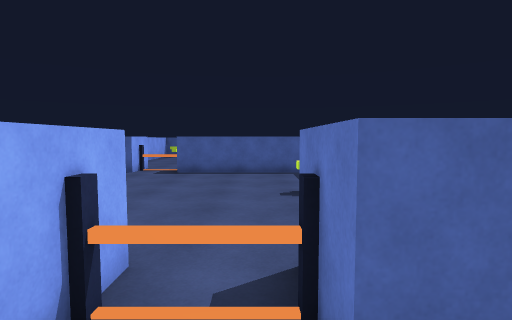
[1] (above)

21 first-person views from a walk through a scene from a Unity 3-D project. The camera is 1.5 m above the floor, tilts 4° down and sees 80° across. The floor is counted in squares, 1 m on a side. Each view is taken from the middle of a square. On the plan, view 1 faces up. The plan holds only what a view shows up to about 15 squares ahead; the rest is blank. The place goes on beyond the plan. The player character is not drawn.

[2]
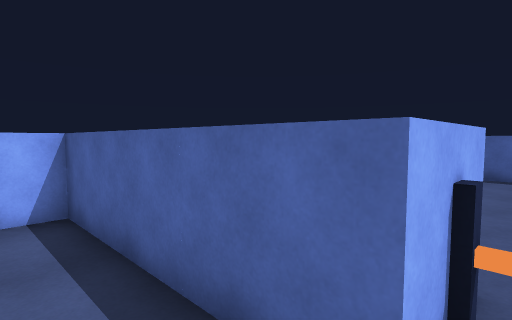

[3]
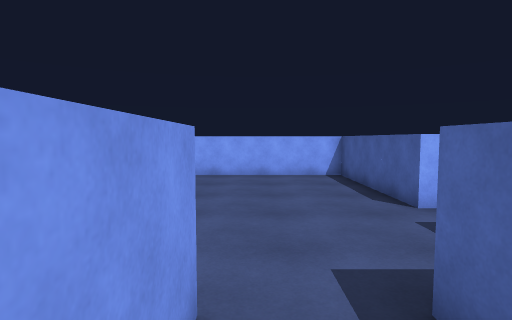

[4]
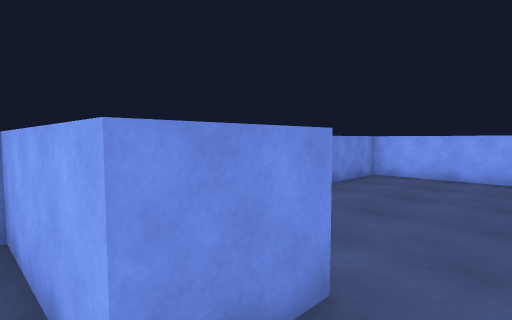

[5]
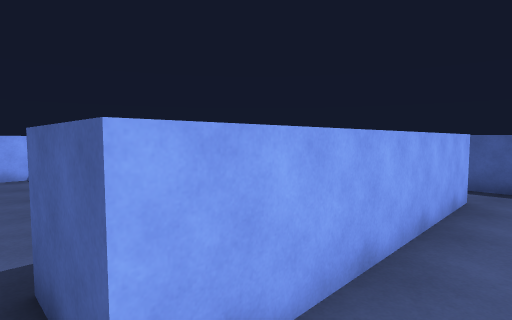

[6]
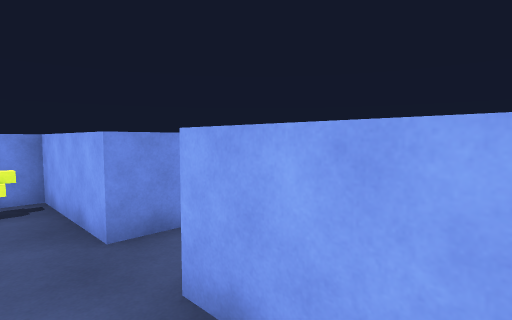

[7]
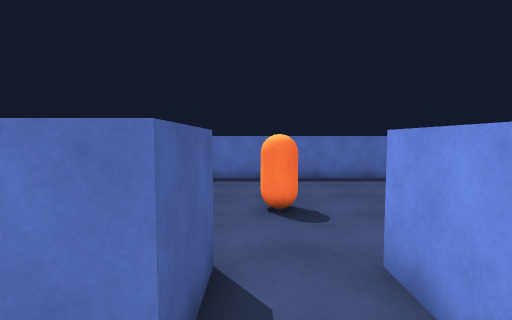

[8]
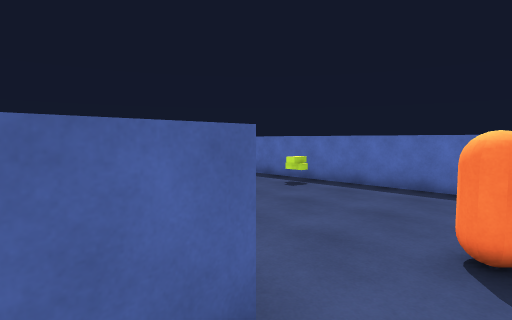

[9]
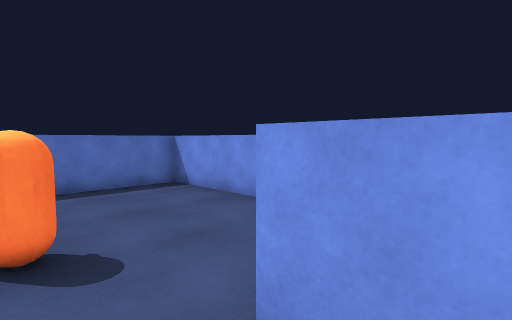

[10]
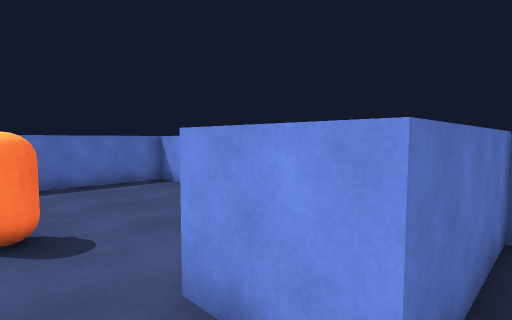

[11]
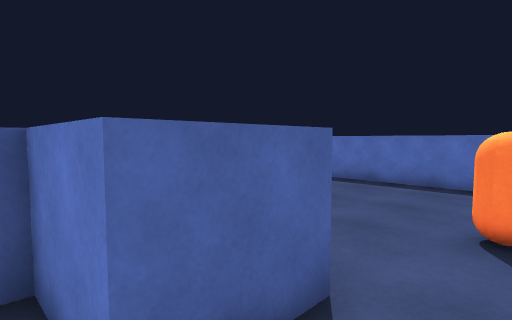

[12]
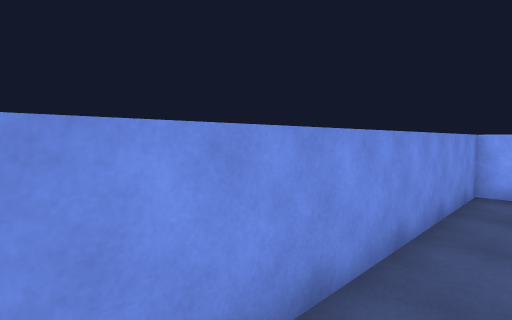

[13]
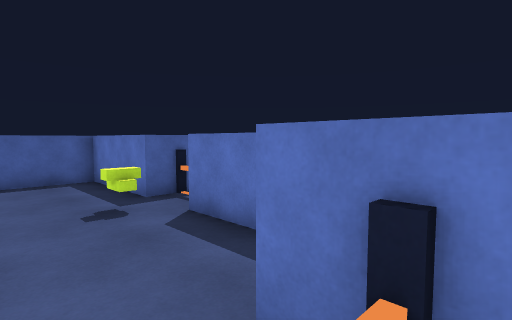

[14]
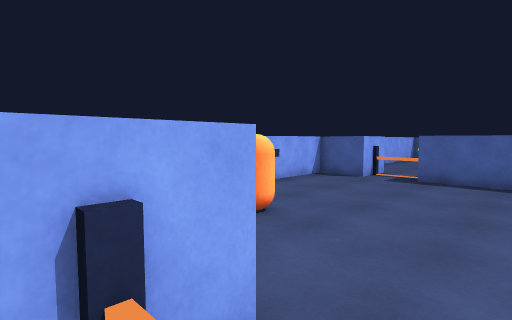

[15]
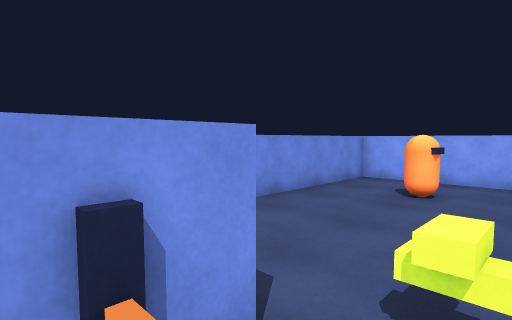

[16]
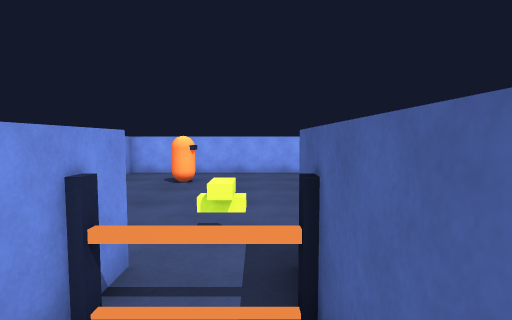

[17]
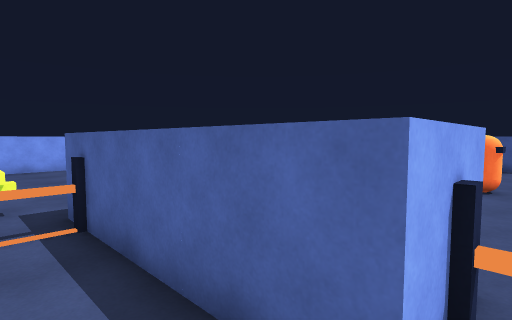

[18]
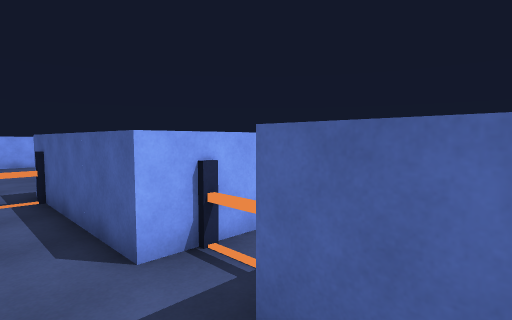

[19]
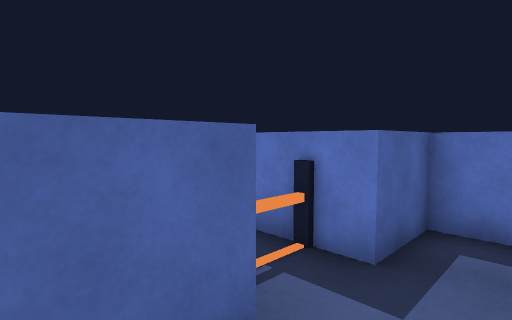

[20]
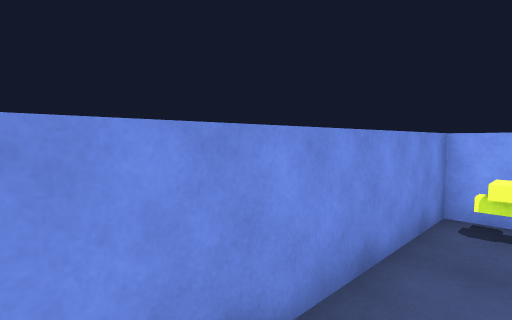

[21]
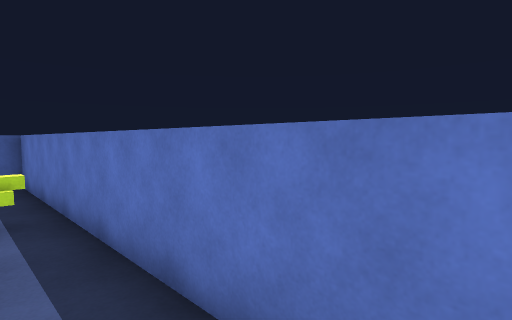

### Floor plan
Ten units are one square. View 1 is at (0, 0); x grows to the right and y downward. Boxes are objects, and circles mark ways between rooms. Rooms are numbered by the first view taken in them; rooms with no view inside come last. Other rooms are left out.
<svg viewBox="-80 -140 210 210">
<path fill="none" stroke="#000" d="M-15 -35 -15 -15 -75 -15 -75 65 25 65 25 25 45 25M45 5 25 5 25 -15 5 -15 5 -35M45 25 45 65 125 65 125 -95 105 -95M45 -75 45 5M85 -95 45 -95M25 -55 25 -75 45 -75M-54 -135 -59 -135M45 -95 25 -95 25 -135 -35 -135M-75 -135 -75 -35 -15 -35"/>
<rect x="-15" y="-35" width="20" height="10" fill="#bbb"><title>other object</title></rect>
<rect x="45" y="45" width="20" height="20" fill="#bbb"><title>other object</title></rect>
<rect x="65" y="5" width="20" height="20" fill="#bbb"><title>other object</title></rect>
<rect x="105" y="-55" width="20" height="20" fill="#bbb"><title>other object</title></rect>
<rect x="-55" y="-75" width="20" height="20" fill="#bbb"><title>other object</title></rect>
<rect x="5" y="-95" width="20" height="20" fill="#bbb"><title>other object</title></rect>
<rect x="25" y="-95" width="10" height="20" fill="#bbb"><title>other object</title></rect>
<circle cx="35" cy="15" r="3" fill="#2a7"/>
<circle cx="-5" cy="-25" r="3" fill="#2a7"/>
<circle cx="35" cy="-85" r="3" fill="#2a7"/>
<text x="-20" y="20">1</text>
<text x="80" y="-20">2</text>
<text x="-20" y="-80">3</text>
</svg>
Room 1 opens to room 2. Room 1 opens to room 3. Room 2 opens to room 3.

Where each view was taken, in squares from view 1:
view 1: 0 up, 0 right, facing up
view 2: 0 up, 1 left, facing up-left
view 3: 2 down, 5 right, facing left
view 4: 1 down, 5 right, facing down-left
view 5: 1 down, 6 right, facing up-left
view 6: 2 up, 6 right, facing down-left
view 7: 1 down, 1 right, facing right
view 8: 2 down, 3 right, facing up-right
view 9: 1 down, 3 right, facing down-right
view 10: 1 down, 2 right, facing down-right
view 11: 2 down, 2 right, facing up-right
view 12: 5 down, 2 right, facing down-left
view 13: 2 up, 1 left, facing up-right
view 14: 2 up, 0 right, facing up-left
view 15: 9 up, 4 right, facing down-left
view 16: 9 up, 6 right, facing left
view 17: 8 up, 9 right, facing up-left
view 18: 8 up, 12 right, facing up-left
view 19: 8 up, 7 right, facing up-right
view 20: 5 down, 11 right, facing down-left
view 21: 2 down, 11 right, facing up-right
